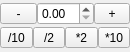
<?xml version="1.0" encoding="UTF-8"?>
<ui version="4.0">
 <class>Tuner</class>
 <widget class="QWidget" name="Tuner">
  <property name="geometry">
   <rect>
    <x>0</x>
    <y>0</y>
    <width>130</width>
    <height>52</height>
   </rect>
  </property>
  <property name="windowTitle">
   <string>Form</string>
  </property>
  <layout class="QVBoxLayout" name="verticalLayout">
   <property name="spacing">
    <number>0</number>
   </property>
   <property name="margin">
    <number>0</number>
   </property>
   <item>
    <layout class="QHBoxLayout" name="horizontalLayout_2">
     <property name="spacing">
      <number>0</number>
     </property>
     <item>
      <widget class="QToolButton" name="minus">
       <property name="sizePolicy">
        <sizepolicy hsizetype="Minimum" vsizetype="Fixed">
         <horstretch>0</horstretch>
         <verstretch>0</verstretch>
        </sizepolicy>
       </property>
       <property name="toolTip">
        <string>subtract step from value</string>
       </property>
       <property name="text">
        <string>-</string>
       </property>
      </widget>
     </item>
     <item>
      <widget class="QDoubleSpinBox" name="increment">
       <property name="toolTip">
        <string>step</string>
       </property>
      </widget>
     </item>
     <item>
      <widget class="QToolButton" name="plus">
       <property name="sizePolicy">
        <sizepolicy hsizetype="Minimum" vsizetype="Fixed">
         <horstretch>0</horstretch>
         <verstretch>0</verstretch>
        </sizepolicy>
       </property>
       <property name="toolTip">
        <string>add step to value</string>
       </property>
       <property name="text">
        <string>+</string>
       </property>
      </widget>
     </item>
    </layout>
   </item>
   <item>
    <layout class="QHBoxLayout" name="horizontalLayout_3">
     <property name="spacing">
      <number>0</number>
     </property>
     <item>
      <widget class="QToolButton" name="d10">
       <property name="sizePolicy">
        <sizepolicy hsizetype="Minimum" vsizetype="Fixed">
         <horstretch>0</horstretch>
         <verstretch>0</verstretch>
        </sizepolicy>
       </property>
       <property name="toolTip">
        <string>divide step by 10</string>
       </property>
       <property name="text">
        <string>/10</string>
       </property>
      </widget>
     </item>
     <item>
      <widget class="QToolButton" name="d2">
       <property name="sizePolicy">
        <sizepolicy hsizetype="Minimum" vsizetype="Fixed">
         <horstretch>0</horstretch>
         <verstretch>0</verstretch>
        </sizepolicy>
       </property>
       <property name="toolTip">
        <string>divide step by 2</string>
       </property>
       <property name="text">
        <string>/2</string>
       </property>
      </widget>
     </item>
     <item>
      <widget class="QToolButton" name="m2">
       <property name="sizePolicy">
        <sizepolicy hsizetype="Minimum" vsizetype="Fixed">
         <horstretch>0</horstretch>
         <verstretch>0</verstretch>
        </sizepolicy>
       </property>
       <property name="toolTip">
        <string>multiply step by 2</string>
       </property>
       <property name="text">
        <string>*2</string>
       </property>
      </widget>
     </item>
     <item>
      <widget class="QToolButton" name="m10">
       <property name="sizePolicy">
        <sizepolicy hsizetype="Minimum" vsizetype="Fixed">
         <horstretch>0</horstretch>
         <verstretch>0</verstretch>
        </sizepolicy>
       </property>
       <property name="toolTip">
        <string>multiply step by 10</string>
       </property>
       <property name="text">
        <string>*10</string>
       </property>
      </widget>
     </item>
    </layout>
   </item>
  </layout>
 </widget>
 <resources/>
 <connections/>
</ui>
